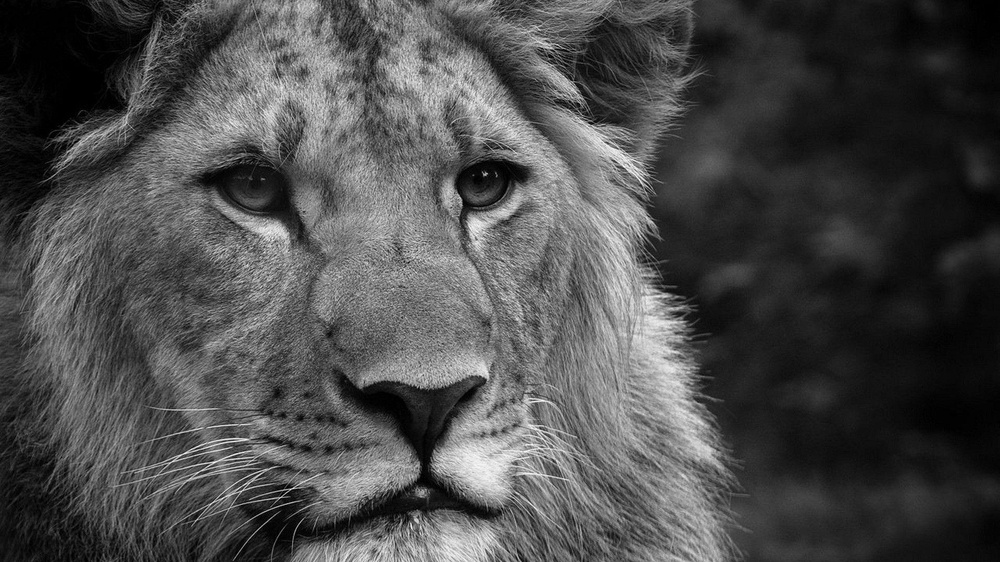
#> input picture picture/gray.jpg, 1000 x 562 px, shrunk from 1920 x 1080 before the run, found by its file name
$ python basicOperration.py
#> lines starting #> are read from the running program, lines starting #| are printed output that depends on the picture; after the words box and inside, x2 and y2 are one past the last pixel; in counts of white or black regions, pixels touching at a corner belong together

# Access pixel values and modify them
# Access image properties
# Set a Region of Interest (ROI)
# Split and merge images

import numpy as np
import cv2 as cv
img = cv.imread('gray.jpg')
#> img is the input picture: shape (562, 1000, 3); min 0, max 255, mean 75.9
assert img is not None, "file could not be read, check with os.path.exists()"

# accessing RED value
print(img.item(10,10,2))
#| 2

# modifying RED value
img.itemset((10,10,2),100)
#> img: shape (562, 1000, 3); under 0.01% of pixels changed, all inside (x1, y1, x2, y2) = (10, 10, 11, 11)
# print(img.item(10,10,2))
# print(img.shape, img.size)


#image blending
img1 = cv.imread('landscape.jfif')
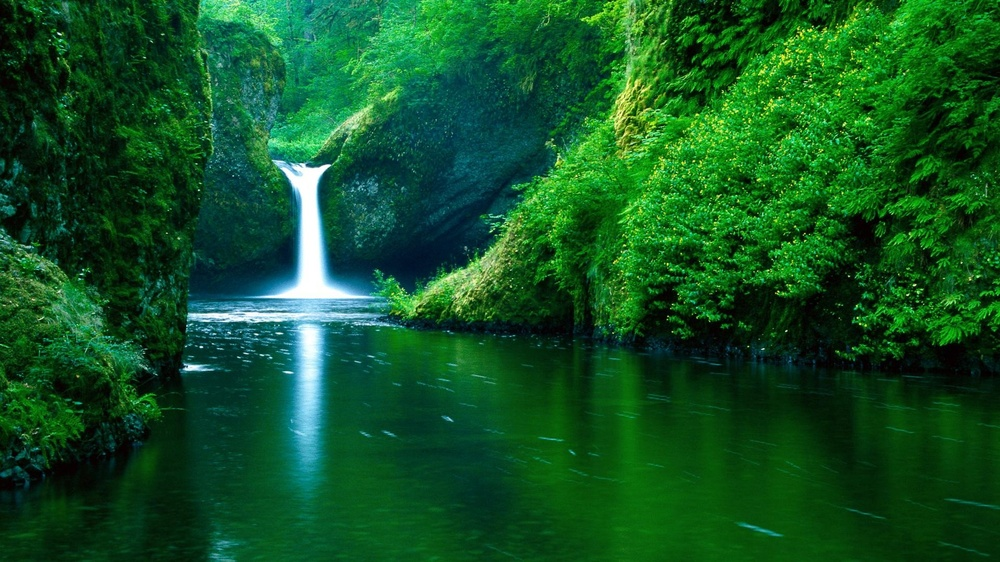
#> input picture picture/landscape.jfif, 1000 x 562 px, shrunk from 1920 x 1080 before the run, found by its file name
#> img1 is the input picture: shape (562, 1000, 3); mean B, G, R 35.7, 82.8, 16.9
img2 = cv.imread('gray.jpg')
print(img1.size, img2.size)
#| 1686000 1686000
assert img1 is not None, "file could not be read, check with os.path.exists()"
assert img2 is not None, "file could not be read, check with os.path.exists()"
dst = cv.addWeighted(img1,0.5,img2,0.5,0)
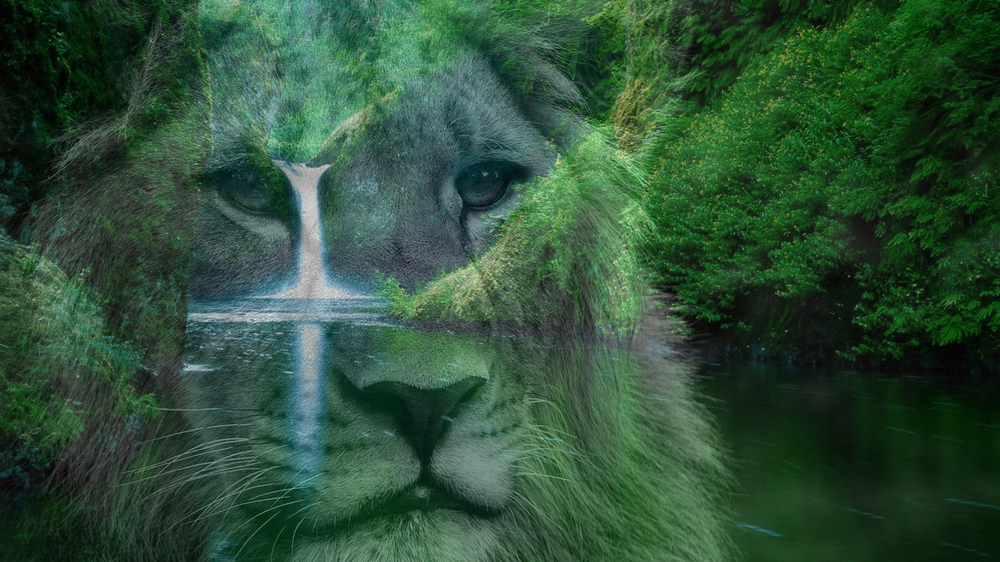
#> dst: shape (562, 1000, 3); mean B, G, R 55.8, 79.4, 46.4
cv.imshow('dst',dst)
cv.waitKey(0)
cv.destroyAllWindows()
